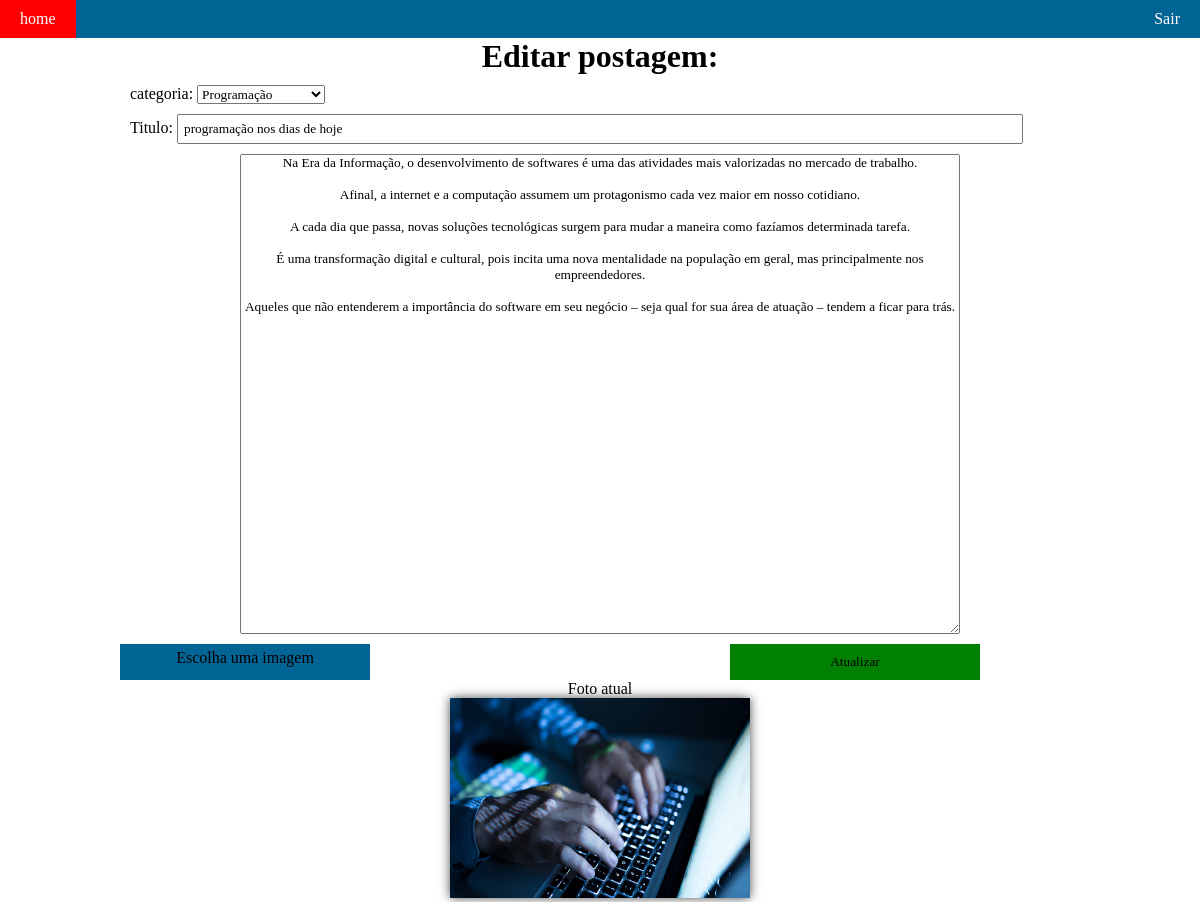
/editar_postagem/1 (signed in), run on the app's committed database.
### blog/models.py (models this page shows, shortened)
class Postagem(models.Model):
    categoria = models.ForeignKey(Categorias, on_delete=models.CASCADE)
    titulo = models.CharField(max_length=100, blank=False)
    publicacao = models.TextField(max_length=1000, blank=False)
    usuario = models.ForeignKey(Usuario, on_delete=models.CASCADE)
    data_publicacao = models.DateTimeField(default=datetime.now, blank=True)
    foto_postagem = models.ImageField(upload_to='fotos/%d/%m/%Y/', blank=True, default=default_foto_postagem)

class Categorias(models.Model):
    categoria = models.CharField(max_length=100, blank=False, null=True)
    def __str__(self):
        return self.categoria

### blog/views.py (the view)
# urls.py: path('editar_postagem/<int:postagem_id>', views.editar_postagem, name='editar_postagem'),
def editar_postagem(request, postagem_id):
    try:
        usuario_tipo = request.session['usuario_tipo']
    except Exception as e:
        return redirect('login')
    post = Postagem.objects.get(pk=postagem_id)
    categorias = Categorias.objects.all()
    return render(request,'blog/editar_postagem.html',{
        'categorias': categorias,
        'postagem':post
    })

### blog/templates/blog/editar_postagem.html (shortened to what this page needs)
{% load static %}
<!DOCTYPE html>
<html lang="en">
<head>
    <link rel="stylesheet" href="{% static 'css/style.css' %}">
</head>
<body>
    <nav class="top-menu">
        <div class="nav_links">
            <a class="link-item" href="{% url 'index' %}">home</a>
        </div>
        <div class="nav_links">
            <a class="link-item" href="{% url 'logout' %}">Sair</a>
        </div>
    </nav>
    <div class="container_create_post">
        <div class="block_container">
            <h1 class="post_create_heading">Editar postagem:</h1>
            <form action="{% url 'atualiza_postagem'%}" method="POST" enctype="multipart/form-data">
                        <div class="input_field_create_post">
                            categoria:
                            <select name="categoria" id="categoria" >
                                <option value="{{ categoria }}">{{ postagem.categoria}}</option>
                            </select>
                        </div>
                <div class="input_field_create_post" >
                    <label for="titulo">Titulo:</label>
                    <input class="input_title" type="text" name="titulo" value="{{postagem.titulo}}" placeholder="titulo">
                </div>
                <div class="input_field_create_post j_center">
                    <textarea type="text" name="publicacao"  rows="30" cols="80">{{postagem.publicacao}}</textarea>
                </div>
                    <div class="btn_publicar_post">
                        <div class="picture">
                            <label  for="pictureInput">Escolha uma imagem</label>
                        </div >
                            <button class="btn-atualizar" type="submit">Atualizar</button>
                        </div>
                        <div class="update-img-container">
                        <div class="img-sub-container">
                            <p>Foto atual</p>
                            <img class="blog-img" src="{{ postagem.foto_postagem.url }}" alt="">
                        </div>
                    </div>
            </form>
        </div>
</div>
</body>
</html>

### templates/static/css/style.css (style rules this page uses)
* { margin: 0px; padding: 0px; font-family: poppins; box-sizing: border-box; }
a { text-decoration: none; }
body { margin: 0px; padding: 0px; font-family: poppins; }
.top-menu { display: flex; flex-direction: row; justify-content: space-between; align-items: center; background-color: #006494; }
.nav_links { display: flex; }
.nav_links a { color: #fff; font-weight: 500; padding: 10px 20px; }
.blog-img { box-shadow: 0px 0px 10px rgba(0,0,0,0.7); width: 300px; height: 200px; }
.post_create_heading { text-align: center; }
.input_field_create_post { margin: 10px; }
.input_title { width: 90%; padding: 5px; }
.input_field_create_post textarea { min-width: 60vw; max-width: 60vw; min-height: 60vh; max-height: 40vh; text-align: center; }
.update-img-container { display: flex; justify-content: center; }
.img-sub-container > p { text-align: center; }
.picture { padding: 0px 5px; width: 250px; background: #006494; border: none; cursor: pointer; padding-top: 5px; text-align: center; }
.container_create_post { display: flex; justify-content: center; width: 100%; }
.block_container { display: flex; flex-direction: column; justify-content: center; width: 80vw; }
.j_center { display: flex; justify-content: center; }
.btn_publicar_post { display: flex; justify-content: space-between; }
.btn-atualizar { display: inline; background-color: green; border: none; padding: 10px; width: 250px; text-align: center; cursor: pointer; margin-right: 100px; }

### data on the page
Postagem: categoria "Programação", titulo "programação nos dias de hoje", publicacao "Na Era da Informação, o desenvolvimento de softwares é uma das atividades mais valorizadas no mercado de trabalho. Afinal, a internet e a computação assumem um protagonismo cada vez maior em nosso cotidiano. A cada dia que passa, novas soluções tecnológicas surgem para mudar a maneira como fazíamos determinada tarefa. É uma transformação digital e cultural, pois incita uma nova mentalidade na população em geral, mas principalmente nos empreendedores. Aqueles que não entenderem a importância do software em seu negócio – seja qual for sua área de atuação – tendem a ficar para trás.", foto_postagem (picture)
